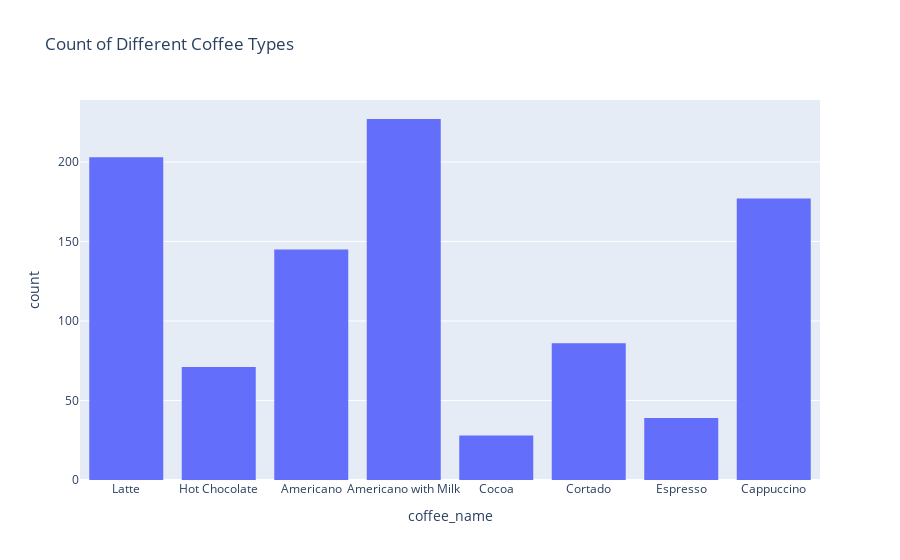

The code cell stored with this chart in its notebook:
### Markdown cell above
# plot graph

### Code cell
fig = px.histogram(df, x='coffee_name', title='Count of Different Coffee Types')
fig.show()

### Figure 1 — Plotly figure (JSON) as saved in the notebook; plotly's stock layout.template omitted (floating-point values rounded to 4 significant figures; data arrays with more than 128 entries replaced by an {"elided": "..."} marker saying what was removed)
{"data": [{"alignmentgroup": "True", "bingroup": "x", "hovertemplate": "coffee_name=%{x}<br>count=%{y}<extra></extra>", "legendgroup": "", "marker": {"color": "#636efa", "pattern": {"shape": ""}}, "name": "", "offsetgroup": "", "orientation": "v", "showlegend": false, "type": "histogram", "x": {"elided": "976 str values"}, "xaxis": "x", "yaxis": "y"}], "layout": {"barmode": "relative", "legend": {"tracegroupgap": 0}, "title": {"text": "Count of Different Coffee Types"}, "xaxis": {"anchor": "y", "domain": [0, 1], "title": {"text": "coffee_name"}}, "yaxis": {"anchor": "x", "domain": [0, 1], "title": {"text": "count"}}}}
